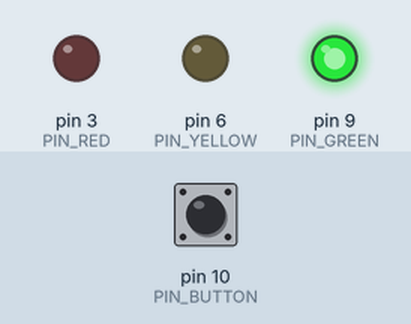
Recording of a sketch running on a simulated Arduino Uno, built with avr-gcc and run on an emulated ATmega328P. Parts: output pins drawn as LEDs (lit = HIGH). Inputs (shaded band) come from the test bench; at power-on: pin 10 (PIN_BUTTON) HIGH.

Above: at 1.2 s.
1.3 s: pin 10 (PIN_BUTTON) pulled LOW for 0.15 s
At 5.1 s:
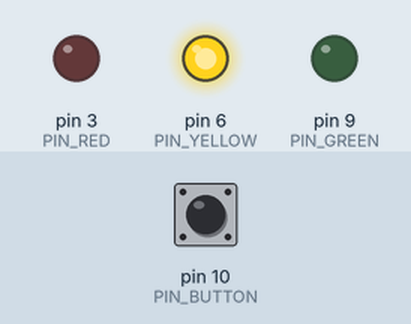
At 6.7 s:
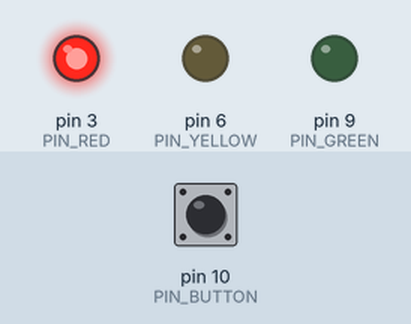
7.4 s: pin 10 (PIN_BUTTON) pulled LOW for 1 s
At 19.4 s:
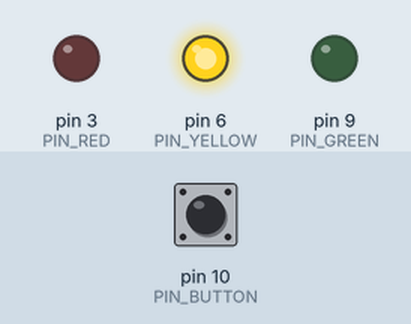
Timing chart, 0 to 19.9 s (numbered marks = the images above; inputs shaded):
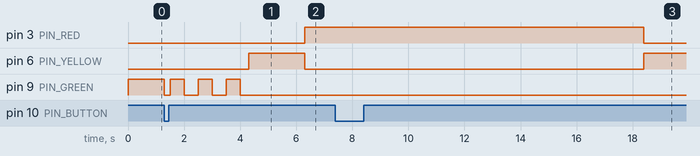

The sketch:

Button_TrafficLight.ino
```cpp
#include "TrafficLight.h"
#include "Button.h"
#include "Timer.h"


int PIN_BUTTON = 10;

int PIN_GREEN = 9;
int PIN_YELLOW = 6;
int PIN_RED = 3;

TrafficLight trafficLight(PIN_GREEN, PIN_YELLOW, PIN_RED);
Button button(PIN_BUTTON);
Timer timer;

void setup() {

}

void loop()
{
  if (button.isPressed())
  {
    trafficLight.stop();
    timer.startTimer(10000);
  }
  else
  {
    if (timer.isTimerReady())
    {
      trafficLight.go();
    }
  }

  trafficLight.loop();
}
```

Button.h
```cpp
#ifndef _BUTTON_H_
#define _BUTTON_H_


class Button
{

int _buttonPin;

public:
  Button(int buttonPin)
  {
    _buttonPin = buttonPin;
    pinMode(_buttonPin, INPUT_PULLUP);
  }

  bool isPressed()
  {
    return !digitalRead(_buttonPin);
  }

};

#endif // _BUTTON_H_
```

Timer.h
```cpp
#ifndef _TIMER_H_
#define _TIMER_H_


class Timer
{
  long timerStart = 0;
  long timerTarget = 0;

 public:

  void startTimer(int msec)
  {
    timerStart = millis();
    timerTarget = msec;
  }

  bool isTimerReady()
  {
    return (millis() - timerStart) > timerTarget;
  }

};


#endif // _TIMER_H_
```

TrafficLight.h
```cpp
#ifndef _TRAFFIC_LIGHT_H
#define _TRAFFIC_LIGHT_H

#include "Timer.h"

class TrafficLight
{
  long TIMER_BLINKING_GREEN = 3000;
  long TIMER_YELLOW = 2000;

  int _greenLED;
  int _yellowLED;
  int _redLED;

  enum State
  {
    GREEN,
    BLINKING_GREEN,
    YELLOW,
    RED
  };

  State _currentState = GREEN;
  State _targetState = GREEN;
  Timer timer;


 public:

  TrafficLight(int greenLED, int yellowLED, int redLED)
  {
    _greenLED = greenLED;
    _yellowLED = yellowLED;
    _redLED = redLED;

    pinMode(_greenLED, OUTPUT);
    pinMode(_yellowLED, OUTPUT);
    pinMode(_redLED, OUTPUT);

    green();
  }


  void go()
  {
    _targetState = GREEN;
  }

  void stop()
  {
    _targetState = RED;
  }

  void loop()
  {
    if (_targetState == GREEN)
    {
      goToGreen();
    }
    else
    {
      goToRed();
    }
  }

 private:

  void goToGreen()
  {
    // red
    // yellow
    // green
    switch (_currentState)
    {
      case RED:
        _currentState = YELLOW;
        timer.startTimer(TIMER_YELLOW);
        break;

      case YELLOW:
        yellow();
        if (timer.isTimerReady())
        {
          _currentState = GREEN;
        }
        break;

      case BLINKING_GREEN:
        _currentState = GREEN;
        break;

      case GREEN:
        green();
        break;
    }
  }

  void goToRed()
  {
    // green
    // blikin green
    // yellow
    // red
    switch (_currentState)
    {
      case GREEN:
        _currentState = BLINKING_GREEN;
        timer.startTimer(TIMER_BLINKING_GREEN);
        break;
      case BLINKING_GREEN:
        blinkGreen();
        if (timer.isTimerReady())
        {
          _currentState = YELLOW;
          timer.startTimer(TIMER_YELLOW);
        }
        break;
      case YELLOW:
        yellow();
        if (timer.isTimerReady())
        {
          _currentState = RED;
        }
        break;
      case RED:
        red();
        break;
    }
  }

  void blinkGreen()
  {
    if (millis() % 1000 > 500)
    {
      green();
    }
    else
    {
      off();
    }
  }

  void green()
  {
    digitalWrite(_greenLED, HIGH);
    digitalWrite(_yellowLED, LOW);
    digitalWrite(_redLED, LOW);
  }

  void yellow()
  {
    digitalWrite(_greenLED, LOW);
    digitalWrite(_yellowLED, HIGH);
    digitalWrite(_redLED, LOW);
  }

  void red()
  {
    digitalWrite(_greenLED, LOW);
    digitalWrite(_yellowLED, LOW);
    digitalWrite(_redLED, HIGH);
  }

  void off()
  {
    digitalWrite(_greenLED, LOW);
    digitalWrite(_yellowLED, LOW);
    digitalWrite(_redLED, LOW);
  }
};


#endif // _TRAFFIC_LIGHT_H
```

Measured:
- after the input at 1.3 s, pin 3 (PIN_RED): LOW → HIGH after 5.0 s; pin 6 (PIN_YELLOW): LOW → HIGH after 3.0 s, → LOW 2.0 s later; pin 9 (PIN_GREEN): HIGH → LOW at once, then repeats every 1.0 s: HIGH 0.50 s, LOW 0.50 s, until it stays LOW from 4.0 s
- after the input at 7.4 s, pin 3 (PIN_RED): HIGH → LOW after 11.0 s instead of 4.0 s; pin 9 (PIN_GREEN): stays LOW (without the input it goes to HIGH after 6.1 s)
